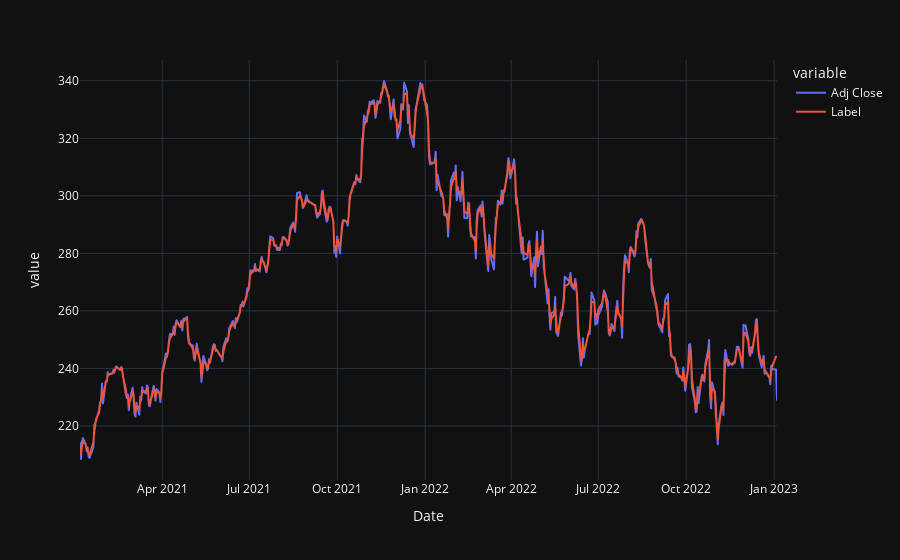

The notebook cell saved with this chart:
### Code cell
fig = px.line(compare_df, x=compare_df.index, y=["Adj Close", "Label"], template = 'plotly_dark')
fig.show()

### Figure 1 — Plotly figure (JSON) as saved in the notebook; plotly's stock layout.template omitted (floating-point values rounded to 4 significant figures; data arrays with more than 128 entries replaced by an {"elided": "..."} marker saying what was removed)
{"data": [{"hovertemplate": "variable=Adj Close<br>Date=%{x}<br>value=%{y}<extra></extra>", "legendgroup": "Adj Close", "line": {"color": "#636efa", "dash": "solid"}, "marker": {"symbol": "circle"}, "mode": "lines", "name": "Adj Close", "showlegend": true, "type": "scattergl", "x": {"elided": "504 str values"}, "xaxis": "x", "y": {"elided": "504 float values"}, "yaxis": "y"}, {"hovertemplate": "variable=Label<br>Date=%{x}<br>value=%{y}<extra></extra>", "legendgroup": "Label", "line": {"color": "#EF553B", "dash": "solid"}, "marker": {"symbol": "circle"}, "mode": "lines", "name": "Label", "showlegend": true, "type": "scattergl", "x": {"elided": "504 str values"}, "xaxis": "x", "y": {"elided": "504 float values"}, "yaxis": "y"}], "layout": {"legend": {"title": {"text": "variable"}, "tracegroupgap": 0}, "margin": {"t": 60}, "xaxis": {"anchor": "y", "domain": [0, 1], "title": {"text": "Date"}}, "yaxis": {"anchor": "x", "domain": [0, 1], "title": {"text": "value"}}}}
